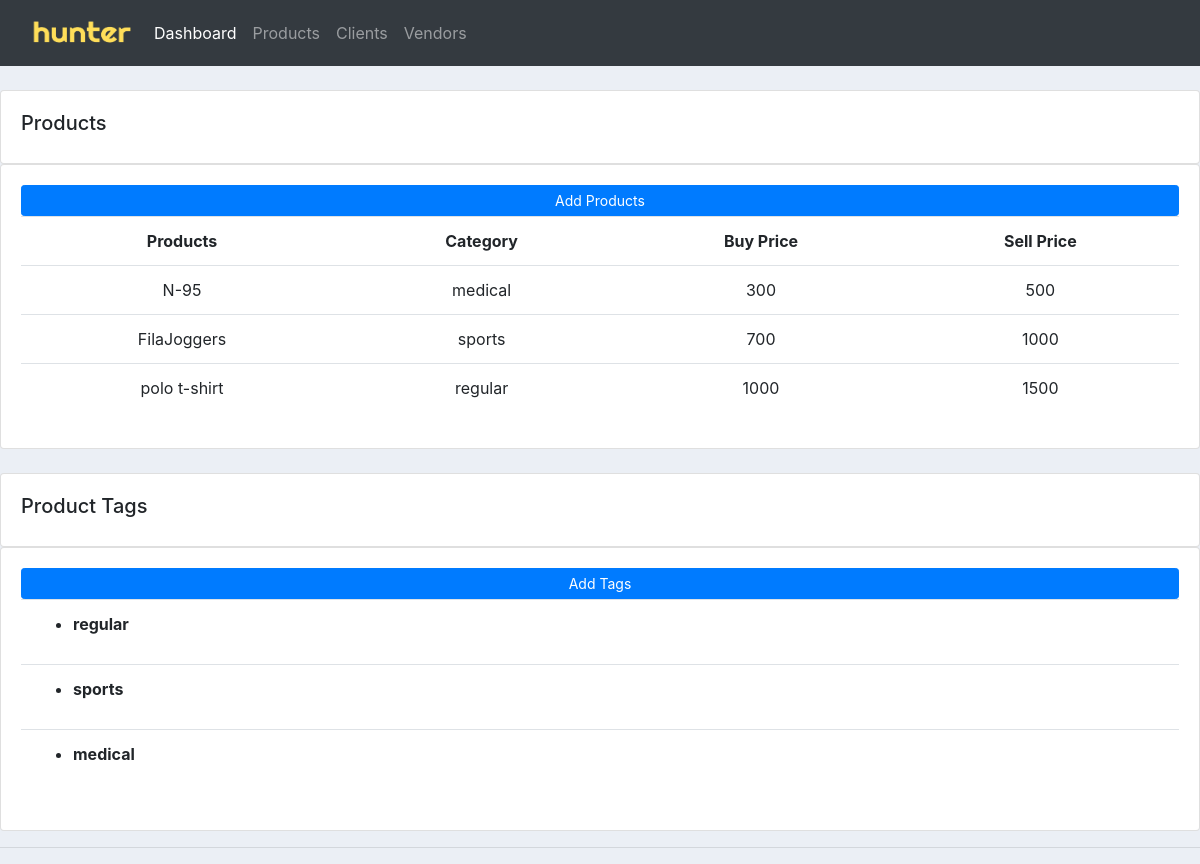
/products/, run on an earlier commit of the app's database.
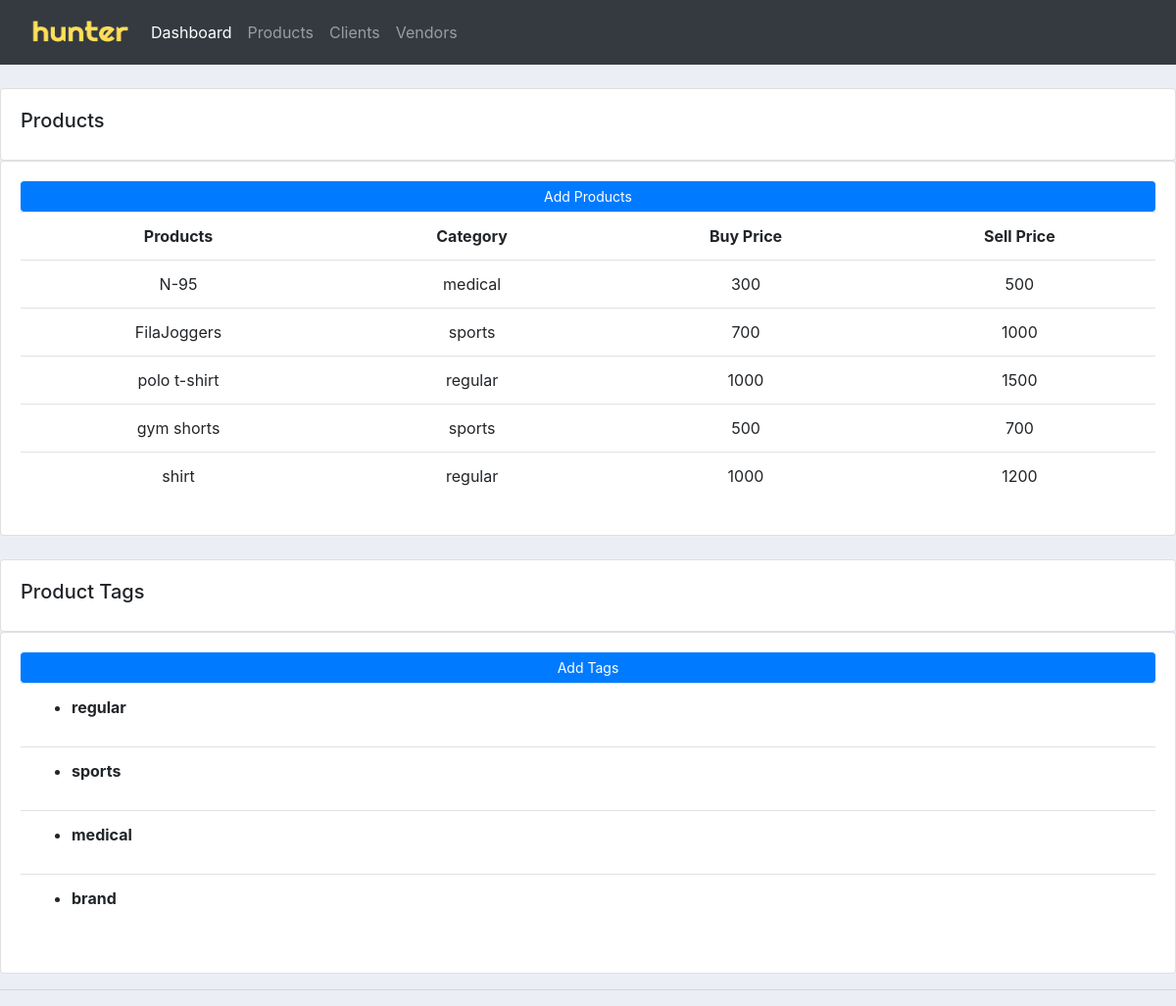
And on a later commit of the database.
### accounts/models.py (models this page shows, shortened)
class Product(models.Model):
    name = models.CharField(max_length=50, null=True)
    description = models.CharField(max_length=200, null=True)
    quantity = models.IntegerField(null=True)
    buy_Price = models.IntegerField(null=True)
    sell_Price = models.IntegerField(null=True)
    date_created = models.DateTimeField(auto_now_add=True, null=True)
    tags = models.ForeignKey(Tag, null=True, on_delete = models.SET_NULL)

class Tag(models.Model):
	name = models.CharField(max_length=50, null=True)
	def __str__(self):
		return self.name

### accounts/views.py (the view)
# urls.py: path('products/', views.products,name='products'),
def products(request):
    tags = Tag.objects.all()
    products = Product.objects.all()
    return render(request,'accounts/products.html',{'products':products,'tags':tags})

### accounts/templates/accounts/products.html
{% extends 'accounts/main.html' %}
{% load static %}
{% block content %}
<br>
<div class="row">
    <div class="col-md">
        <div class="card card-body">
            <h5>Products</h5>
        </div>
        <div class="card card-body text-center">
            <table class="table">
              <a href="{% url 'addProduct'%}" class="btn btn-primary btn-sm btn-block">Add Products</a>
                <tr>
                    <th>Products</th>
                    <th>Category</th>
                    <th>Buy Price</th>
                    <th>Sell Price</th>
                </tr>
                {% for i in products %}
                <tr>
                  <td>{{i.name}}</td>
                  <td>{{i.tags}}</td>
                  <td>{{i.buy_Price}}</td>
                  <td>{{i.sell_Price}}</td>
                </tr>
                {% endfor %}
            </table>
        </div>
        <br>
        <div class="card card-body">
            <h5>Product Tags</h5>
        </div>
        <div class="card card-body">
            <table class="table">
              <a href="{% url 'addTag'%}" class="btn btn-primary btn-sm btn-block">Add Tags</a>
                {% for i in tags %}
                <tr>
                  <th><ul><li>{{i.name}}</li></ul></th>
                </tr>
                {% endfor %}
            </table>
        </div>
    </div>
</div>
{% endblock %}

### accounts/templates/accounts/main.html (shortened to what this page needs)
{% load static %}
<!DOCTYPE html>
<html lang="en">
<head>
    <link rel="stylesheet" href="https://stackpath.bootstrapcdn.com/bootstrap/4.5.2/css/bootstrap.min.css"
>
    <link rel="stylesheet" href="{% static '/css/main.css' %}">
</head>
<body>
    {% include 'accounts/navbar.html' %}
    {% block content %}
    {% endblock %}
    <hr>
</body>
</html>

### accounts/templates/accounts/navbar.html (shortened to what this page needs)
{% load static %}
<nav class="navbar navbar-expand-lg navbar-dark bg-dark">
    <img src="{% static 'img/logo.png' %}" alt="" width="130" height="50">
    <div class="collapse navbar-collapse" id="navbarNav">
      <ul class="navbar-nav">
        <li class="nav-item active">
          <a href="{% url 'dashboard' %}" class="nav-link">Dashboard</a>
        </li>
        <li class="nav-item">
          <a class="nav-link" href="{% url 'products' %}">Products</a>
        </li>
        <li class="nav-item">
          <a class="nav-link" href="{% url 'clients' %}">Clients</a>
        </li>
        <li class="nav-item">
          <a class="nav-link" href="{% url 'vendors' %}">Vendors</a>
        </li>
      </ul>
    </div>
  </nav>

### static/css/main.css (style rules this page uses)
body { background-color: #ebeff5; }

What changed in the data, as far as the page shows it:
added Product: name "gym shorts", tags "sports", buy_Price "500", sell_Price "700"
added Product: name "shirt", tags "regular", buy_Price "1000", sell_Price "1200"
added Tag: name "brand"
